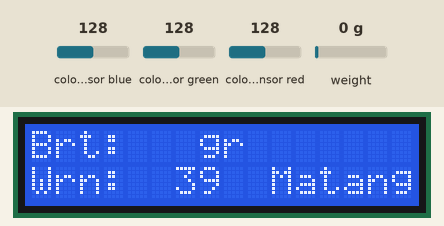
This sketch was run on a simulated Arduino Uno, built with avr-gcc and run on an emulated ATmega328P. Parts: 16×2 character LCD. Wiring (inferred from the names in the program): TCS3200 colour sensor: output pin 8; S2 pin 6; S3 pin 7; S0 pin 4; S1 pin 5. The inputs (shaded band) are chosen by the test bench; at power-on: colour sensor red 128, weight on the scale 0 g, colour sensor blue 128, colour sensor green 128. What the sketch prints to the serial monitor is not drawn.

Above: at 3.62 s.
3.8 s: colour sensor red set to 5
At 4.0 s:
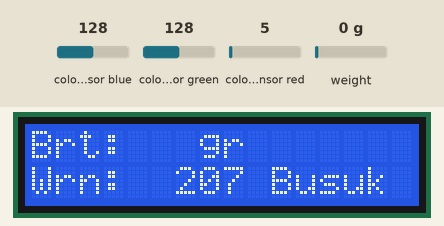
5.5 s: weight on the scale set to 92 g
At 5.6 s:
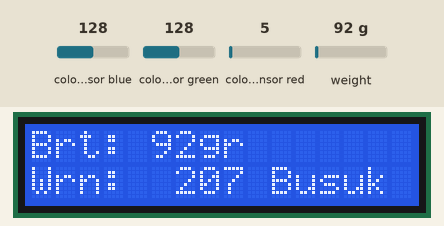
7.0 s: weight on the scale set to 105 g
At 7.11 s:
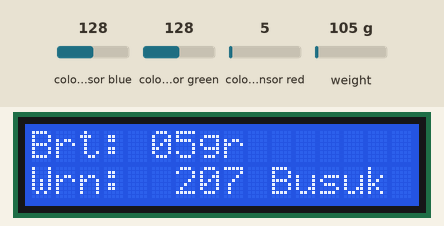
10.0 s: colour sensor red set to 64
At 10.25 s:
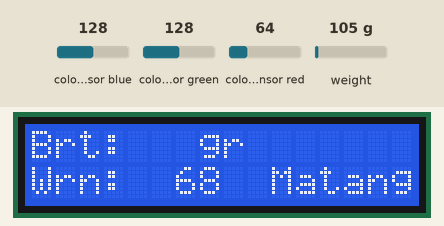

The sketch:

spp_lanjut.ino
```cpp
//library loadcell
//#include <Wire.h>
#include <LiquidCrystal_I2C.h>
#include<HX711_ADC.h>
#include<EEPROM.h>
#include<LiquidCrystal_I2C.h>

//library TCS230
#include <tcs3200.h>
#define S0 4
#define S1 5
#define S2 6
#define S3 7
#define sensorOut 8

//variabel loadcell
LiquidCrystal_I2C lcd(0x27,16,2);
const int HX711_dout = A1;
const int HX711_sck = A0;
HX711_ADC LoadCell(HX711_dout, HX711_sck);
const int calVal_eepromAdress = 0;
long t;


//Variabel TCS2300
int redFrequency = 0;


int redMatang = 0;
int BeratMatang = 0;
int redBusuk = 0;
int BeratBusuk = 0;

void setup() {
  Serial.begin(9600);
  lcd.begin();

  //pendefinisian loadcell
  pinMode(HX711_dout, INPUT);

  //pendefinisian TCS2300
  pinMode(S0, OUTPUT);
  pinMode(S1, OUTPUT);
  pinMode(S2, OUTPUT);
  pinMode(S3, OUTPUT);
  pinMode(sensorOut, INPUT);
  digitalWrite(S0,HIGH);
  digitalWrite(S1,HIGH);

  delay(10);
  Serial.println();
  Serial.println("Memulai...");

  //
  lcd.begin();
  LoadCell.begin();

  //Pemanggilan hasil kalibrasi loadcell di eeprom
  float calibrationValue;
  calibrationValue = 696.0;
  EEPROM.get(calVal_eepromAdress, calibrationValue);
  long stabilizingtime = 2000;
  boolean _tare = true;
  LoadCell.start(stabilizingtime, _tare);
  if (LoadCell.getTareTimeoutFlag()) {
    Serial.println("Timeout, cek kabel MCU>HX711 pastikan sudah tepat");
    while (1);
  }
  else {
    LoadCell.setCalFactor(calibrationValue);
    Serial.println("Startup selesai");
  }
}

void loop() {
  //Pemanggilan data loadcell
  static boolean newDataReady = 0;
  const int serialPrintInterval = 0;

  if (LoadCell.update()) newDataReady = true;
  if (newDataReady) {
    if (micros() > t + serialPrintInterval) {
      int i = LoadCell.getData();
      if(i<0){
        i=0;
      }
      tampil(i);
      newDataReady = 0;
      t = micros();
    }
  }

  lcd.setCursor(0,0);
  lcd.print("Brt: ");
  lcd.setCursor(6,0);
  lcd.print("");
  lcd.setCursor(7,0);
  lcd.print("gr");

  //Pemanggilan data TCS3200
  lcd.begin();

  lcd.setCursor(0,1);
  lcd.print("Wrn: ");
  lcd.setCursor(6,1);
  lcd.print("");

  redFrequency = pulseIn(sensorOut, LOW);
  lcd.print(redFrequency);
  lcd.print(" ");

  //Pendefinisian Variabel if
  redMatang = map(redFrequency, 67, 96, 255,0);
  BeratMatang = map(HX711_dout, 6, 10, 255,0);
  redBusuk = map(redFrequency, 63, 109, 255,0);
  BeratBusuk = map(HX711_dout, 4, 10, 255,0);


  if(redMatang > redBusuk ){
      Serial.println("Buah Matang");
    lcd.setCursor(10, 1);
   lcd.print("Matang  ");
  }

  if(redBusuk > redMatang ){
    Serial.println("Buah Busuk");
    lcd.setCursor(10, 1);
   lcd.print("Busuk  ");
  }
}


void tampil(int j){
  //Pendefinisian dari loadcell ke lcd
  lcd.setCursor(4,0);
  lcd.print("     ");
  if(j<10){
    lcd.setCursor(6,0);
  }else if(j<100 && j>=10){
    lcd.setCursor(5,0);
  }else if(j<1000 && j>=100){
    lcd.setCursor(4,0);
  }
  lcd.print(j);
}
```

Measured:
- after the input at 3.8 s, the display: first changes after 0.07 s (image 1 shows a later state)
- after the input at 5.5 s, the display: changes after 0.06 s (image 2)
- after the input at 10.0 s, the display: first differs from a run without the input after 0.12 s (image 4 shows a later state)
